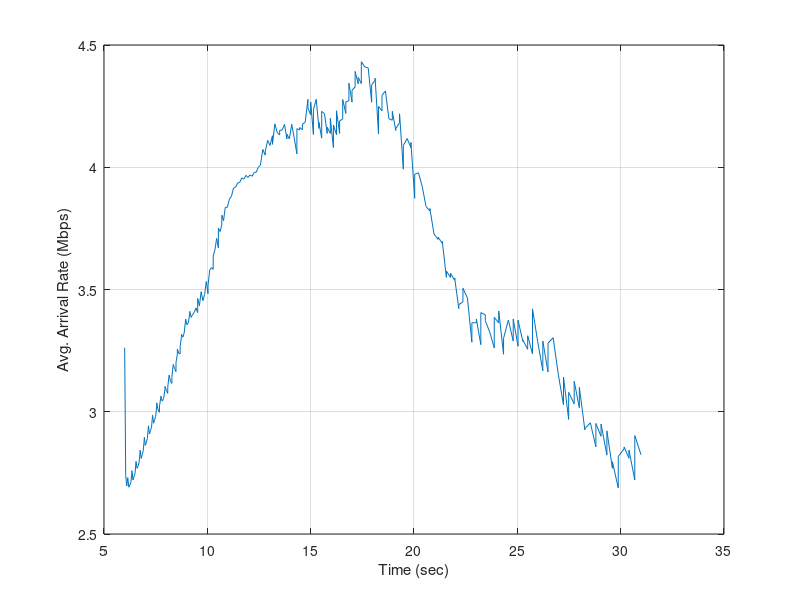

The MATLAB source for this figure:
% this script plots a moving average of the traffic generation (arrival)
% rate for the video source. The length of the moving average interval is
% set by the vaiable <interval>. 
% Our PID control aggregation algorithm will perform best when the arrival
% rate is close to CBR.
% you first have to create sent-bytes.txt from the video output file using
% the following bash command:
% cat sender-output0 | cut -d' ' -f1,28 > sent-bytes.txt
clear all;
close all;
data=load('sent-bytes.txt');
interval = 5;
times = sort(data(:,1));
j=find(times >= times(1)+interval);
for i = j(1):size(times) %start interval seconds after the start time
    end_time=times(i,1);
    start_time = max(times(1),end_time-interval); %consider last <interval> seconds
    index_mask = find((data(:,1) >= start_time) .* (data(:,1)<=end_time)); %mask the interval
    interval_bits = sum(data(index_mask,2))*8;
    avg_rate(i-j(1)+1,1) = end_time;
    avg_rate(i-j(1)+1,2) = interval_bits / (end_time-start_time);
end
plot(avg_rate(:,1),avg_rate(:,2)/1e6);
grid;
xlabel('Time (sec)');
ylabel('Avg. Arrival Rate (Mbps)');